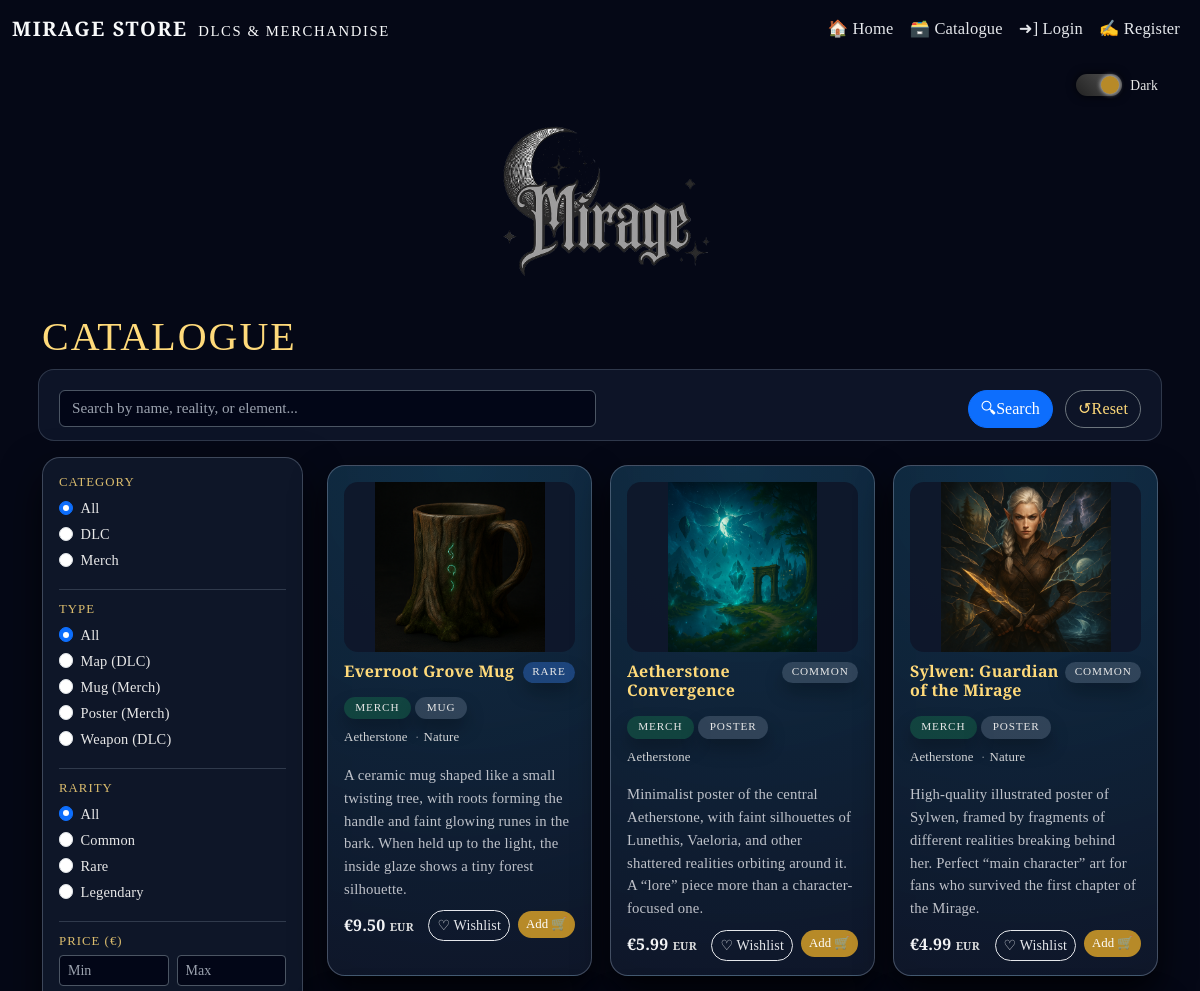
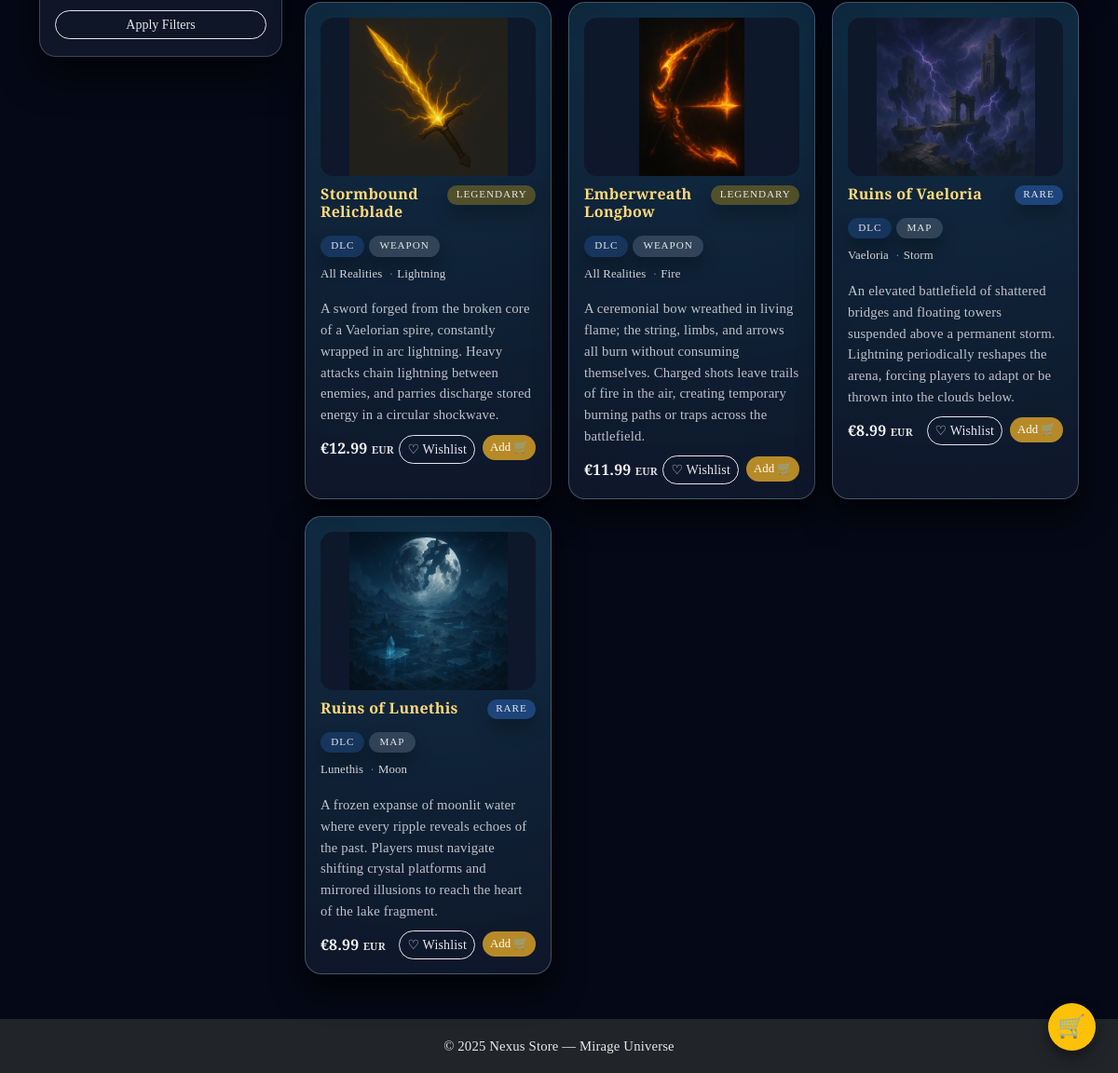
/catalogue/, run on the app's committed database (2 pictures, top to bottom).
### core/models.py (models this page shows, shortened)
class Category(models.Model):
    label = models.CharField(max_length=50)
    url_name = models.SlugField(unique=True)
    class Meta:
        verbose_name_plural = "Categories"

class SubCategory(models.Model):
    category = models.ForeignKey(
        Category,
        on_delete=models.CASCADE,
        related_name="subcategories",
    )
    label = models.CharField(max_length=50)
    url_name = models.SlugField(unique=True)

class Item(models.Model):
    label = models.CharField(max_length=100)
    category = models.ForeignKey(
        Category,
        on_delete=models.PROTECT,
        related_name="items",
    )
    subcategory = models.ForeignKey(
        SubCategory,
        on_delete=models.PROTECT,
        related_name="items",
    )
    description = models.TextField(blank=True)
    price = models.DecimalField(max_digits=7, decimal_places=2)
    element = models.CharField(max_length=30, blank=True)
    reality_fragment = models.CharField(max_length=50, blank=True)
    rarity = models.CharField(
        max_length=20,
        choices=RARITY_CHOICES,
        default="common",
    )
    image_url = models.CharField(
        max_length=200,
        blank=True,
        help_text="Path under static/, e.g. 'images/items/emberwreath-longbow.png'",
    )
    created_at = models.DateTimeField(auto_now_add=True)

### core/views.py (the view, shortened to what this page needs)
# urls.py: path("catalogue/", core_views.catalogue, name="catalogue"),
def catalogue(request):
    query = request.GET.get('q', '').strip()
    category_slug = request.GET.get('category', '').strip()
    subcategory_slug = request.GET.get('subcategory', '').strip()
    rarity = request.GET.get('rarity', '').strip()
    min_price = request.GET.get('min_price', '').strip()
    max_price = request.GET.get('max_price', '').strip()
    items = Item.objects.all().order_by('-created_at')
    if category_slug:
        items = items.filter(category__url_name=category_slug)
    if subcategory_slug:
        items = items.filter(subcategory__url_name=subcategory_slug)
    if rarity:
        items = items.filter(rarity=rarity)
    if min_price:
        if len(min_price) <= 6:
            try:
                items = items.filter(price__gte=float(min_price))
            except ValueError:
                pass
    if max_price:
        if len(max_price) <= 6:
            try:
                items = items.filter(price__lte=float(max_price))
            except ValueError:
                pass
    categories = Category.objects.all().order_by('label')
    subcategories = SubCategory.objects.all().order_by('label')
    wishlist_ids = set()
    if request.user.is_authenticated:
        wishlist_ids = set(
            WishlistItem.objects.filter(user=request.user)
            .values_list("item_id", flat=True)
        )
    cart = _get_cart(request.session)
    cart_count = sum(cart.values())
    for item in items:
        qty = cart.get(str(item.id), 0)
        item.in_cart = qty > 0
        item.cart_qty = qty
    context = {
        'items': items,
        'categories': categories,
        'subcategories': subcategories,
        'selected_category': category_slug,
        'selected_subcategory': subcategory_slug,
        'selected_rarity': rarity,
        'query': query,
        'min_price': min_price,
        'max_price': max_price,
        'wishlist_ids': wishlist_ids,
        'cart_count': cart_count,
    }
    return render(request, 'core/catalogue.html', context)

### core/templates/core/catalogue.html (shortened to what this page needs)
{% extends "core/layout.html" %}
{% load static %}
{% block body_page %}catalogue{% endblock %}
{% block extra_css %}
    <link rel="stylesheet" href="{% static 'css-files/catalogue.css' %}">
{% endblock %}
{% block content %}
<h1 class="page-title mb-3">Catalogue</h1>
<form method="get" class="catalogue-search row g-2 align-items-center">
    <div class="col-md-6">
        <input type="text"
               name="q"
               value="{{ query }}"
               class="form-control"
               placeholder="Search by name, reality, or element...">
    </div>
    <div class="col-md-6 text-md-end">
        <button type="submit" class="btn btn-primary me-2">🔍︎Search</button>
        <a href="{% url 'catalogue' %}" class="btn btn-outline-secondary">↺Reset</a>
    </div>
</form>
<div class="row mt-3">
    <aside class="col-lg-3 mb-4">
        <div class="filters-panel">
            <div class="filter-block">
                <h6 class="filter-title">Category</h6>
                <div class="form-check">
                    <input class="form-check-input"
                           type="radio"
                           name="category"
                           id="cat_all"
                           value=""
                           form="filterForm"
                           {% if not selected_category %}checked{% endif %}>
                    <label class="form-check-label" for="cat_all">
                        All
                    </label>
                </div>
                {% for cat in categories %}
                    <div class="form-check">
                        <input class="form-check-input"
                               type="radio"
                               name="category"
                               id="cat_{{ cat.url_name }}"
                               value="{{ cat.url_name }}"
                               form="filterForm"
                               {% if selected_category == cat.url_name %}checked{% endif %}>
                        <label class="form-check-label" for="cat_{{ cat.url_name }}">
                            {{ cat.label }}
                        </label>
                    </div>
                {% endfor %}
            </div>
            <div class="filter-block">
                <h6 class="filter-title">Type</h6>
                <div class="form-check">
                    <input class="form-check-input"
                           type="radio"
                           name="subcategory"
                           id="sub_all"
                           value=""
                           form="filterForm"
                           {% if not selected_subcategory %}checked{% endif %}>
                    <label class="form-check-label" for="sub_all">
                        All
                    </label>
                </div>
                {% for sub in subcategories %}
                    <div class="form-check">
                        <input class="form-check-input"
                               type="radio"
                               name="subcategory"
                               id="sub_{{ sub.url_name }}"
                               value="{{ sub.url_name }}"
                               form="filterForm"
                               {% if selected_subcategory == sub.url_name %}checked{% endif %}>
                        <label class="form-check-label" for="sub_{{ sub.url_name }}">
                            {{ sub.label }} ({{ sub.category.label }})
                        </label>
                    </div>
                {% endfor %}
            </div>
            <div class="filter-block">
                <h6 class="filter-title">Rarity</h6>
                <div class="form-check">
                    <input class="form-check-input"
                           type="radio"
                           name="rarity"
                           id="rarity_all"
                           value=""
                           form="filterForm"
                           {% if not selected_rarity %}checked{% endif %}>
                    <label class="form-check-label" for="rarity_all">All</label>
                </div>
                <div class="form-check">
                    <input class="form-check-input"
                           type="radio"
                           name="rarity"
                           id="rarity_common"
                           value="common"
                           form="filterForm"
                           {% if selected_rarity == 'common' %}checked{% endif %}>
                    <label class="form-check-label" for="rarity_common">Common</label>
                </div>
                <div class="form-check">
                    <input class="form-check-input"
                           type="radio"
                           name="rarity"
                           id="rarity_rare"
                           value="rare"
                           form="filterForm"
                           {% if selected_rarity == 'rare' %}checked{% endif %}>
                    <label class="form-check-label" for="rarity_rare">Rare</label>
                </div>
                <div class="form-check">
                    <input class="form-check-input"
                           type="radio"
                           name="rarity"
                           id="rarity_legendary"
                           value="legendary"
                           form="filterForm"
                           {% if selected_rarity == 'legendary' %}checked{% endif %}>
                    <label class="form-check-label" for="rarity_legendary">Legendary</label>
                </div>
            </div>
            <div class="filter-block">
                <h6 class="filter-title">Price (€)</h6>
                <div class="row g-2">
                    <div class="col-6">
                        <input type="number"
                               step="0.01"
                               min="0"
                               max="9999"
                               maxlength="6"
                               name="min_price"
                               form="filterForm"
                               class="form-control form-control-sm"
                               placeholder="Min"
                               value="{{ min_price }}">
                    </div>
                    <div class="col-6">
                        <input type="number"
                               step="0.01"
                               min="0"
                               max="9999"
                               maxlength="6"
                               name="max_price"
                               form="filterForm"
                               class="form-control form-control-sm"
                               placeholder="Max"
                               value="{{ max_price }}">
                    </div>
                </div>
                <form id="filterForm" method="get" class="mt-3 d-grid">
                    <button type="submit" class="btn btn-outline-light btn-sm">
                        Apply Filters
                    </button>
                </form>
            </div>
        </div>
    </aside>
    <div class="col-lg-9">
        {% if items %}
            <div class="product-grid">
                {% for item in items %}
                    <article class="product-card">
                        <div class="product-image-wrapper">
                            {% if item.image_url %}
                                <img src="{% static item.image_url %}"
                                     alt="{{ item.label }}"
                                     class="product-image">
                            {% else %}
                                <img src="{% static 'images/items/placeholder.png' %}"
                                     alt="{{ item.label }}"
                                     class="product-image">
                            {% endif %}
                        </div>
                        <div class="product-card-header">
                            <h2 class="product-title">{{ item.label }}</h2>
                            <span class="rarity-badge
                                {% if item.rarity == 'legendary' %}rarity-legendary
                                {% elif item.rarity == 'rare' %}rarity-rare
                                {% else %}rarity-common{% endif %}">
                                {{ item.get_rarity_display }}
                            </span>
                        </div>
                        <div class="product-type">
                            {% if item.category.label|lower == "dlc" %}
                                <span class="badge-pill badge-dlc">{{ item.category.label }}</span>
                            {% else %}
                                <span class="badge-pill badge-merch">{{ item.category.label }}</span>
                            {% endif %}
                            <span class="badge-pill badge-sub">{{ item.subcategory.label }}</span>
                        </div>
                        <p class="product-meta mt-2">
                            {% if item.reality_fragment %}<span>{{ item.reality_fragment }}</span>{% endif %}
                            {% if item.element %}<span>{{ item.element }}</span>{% endif %}
                        </p>
                        <p class="small text-muted mb-2">
                            {{ item.description|default:"No description yet." }}
                        </p>
                        <div class="product-bottom">
                            <div class="product-price">
                                €{{ item.price }} <small>EUR</small>
                            </div>
                            <div class="d-flex gap-2">
                                {% if user.is_authenticated %}
                                    <form method="post" action="{% url 'toggle_wishlist' item.id %}">
                                        {% csrf_token %}
                                        {% if item.id in wishlist_ids %}
                                            <button type="submit" class="btn btn-outline-light btn-sm">
                                                ♥ Wishlisted
                                            </button>
                                        {% else %}
                                            <button type="submit" class="btn btn-outline-light btn-sm">
                                                ♡ Wishlist
                                            </button>
                                        {% endif %}
                                    </form>
                                {% else %}
                                    <a href="{% url 'login' %}" class="btn btn-outline-light btn-sm">
                                        ♡ Wishlist
                                    </a>
                                {% endif %}
                                <form method="post" action="{% url 'add_to_cart' item.id %}" class="add-to-cart-form">
                                    <button type="submit"
                                        class="btn btn-sm btn-buy {% if item.in_cart %}btn-success{% else %}btn-warning{% endif %}"
                                        {% if item.in_cart %}disabled aria-disabled="true" title="Already in cart — manage quantity from your cart"{% endif %}>
                                            {% if item.in_cart %}
                                                In cart 🛒
                                            {% else %}
                                                Add 🛒
                                    {% endif %}
                                </button>
                                </form>
                            </div>
                        </div>
                    </article>
                {% endfor %}
            </div>
        {% endif %}
    </div>
</div>
{% endblock %}

### data on the page
Category: url_name "☐ DLC", label "DLC"
Category: url_name "☐ Merch", label "Merch"
SubCategory: url_name "☐ Map (DLC)", label "Map", category.label "DLC"
SubCategory: url_name "☐ Mug (Merch)", label "Mug", category.label "Merch"
SubCategory: url_name "☐ Poster (Merch)", label "Poster", category.label "Merch"
SubCategory: url_name "☐ Weapon (DLC)", label "Weapon", category.label "DLC"
Item: image_url (picture), label "Everroot Grove Mug", rarity "RARE", category.label "MERCH", subcategory.label "MUG", reality_fragment "Aetherstone", element "Nature", description "A ceramic mug shaped like a small twisting tree, with roots forming the handle and faint glowing runes in the bark. When held up to the light, the inside glaze shows a tiny forest silhouette.", price "9.50", shows "Add 🛒"
Item: image_url (picture), label "Aetherstone Convergence", rarity "COMMON", category.label "MERCH", subcategory.label "POSTER", reality_fragment "Aetherstone", description "Minimalist poster of the central Aetherstone, with faint silhouettes of Lunethis, Vaeloria, and other shattered realities orbiting around it. A “lore” piece more than a character-focused one.", price "5.99", shows "Add 🛒"
Item: image_url (picture), label "Sylwen: Guardian of the Mirage", rarity "COMMON", category.label "MERCH", subcategory.label "POSTER", reality_fragment "Aetherstone", element "Nature", description "High-quality illustrated poster of Sylwen, framed by fragments of different realities breaking behind her. Perfect “main character” art for fans who survived the first chapter of the Mirage.", price "4.99", shows "Add 🛒"
Item: image_url (picture), label "Stormbound Relicblade", rarity "LEGENDARY", category.label "DLC", subcategory.label "WEAPON", reality_fragment "All Realities", element "Lightning", description "A sword forged from the broken core of a Vaelorian spire, constantly wrapped in arc lightning. Heavy attacks chain lightning between enemies, and parries discharge stored energy in a circular shockwave.", price "12.99", shows "Add 🛒"
Item: image_url (picture), label "Emberwreath Longbow", rarity "LEGENDARY", category.label "DLC", subcategory.label "WEAPON", reality_fragment "All Realities", element "Fire", description "A ceremonial bow wreathed in living flame; the string, limbs, and arrows all burn without consuming themselves. Charged shots leave trails of fire in the air, creating temporary burning paths or traps across the battlefield.", price "11.99", shows "Add 🛒"
Item: image_url (picture), label "Ruins of Vaeloria", rarity "RARE", category.label "DLC", subcategory.label "MAP", reality_fragment "Vaeloria", element "Storm", description "An elevated battlefield of shattered bridges and floating towers suspended above a permanent storm. Lightning periodically reshapes the arena, forcing players to adapt or be thrown into the clouds below.", price "8.99", shows "Add 🛒"
Item: image_url (picture), label "Ruins of Lunethis", rarity "RARE", category.label "DLC", subcategory.label "MAP", reality_fragment "Lunethis", element "Moon", description "A frozen expanse of moonlit water where every ripple reveals echoes of the past. Players must navigate shifting crystal platforms and mirrored illusions to reach the heart of the lake fragment.", price "8.99", shows "Add 🛒"
